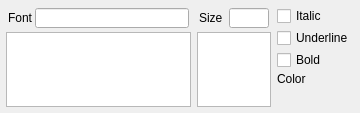
<ui version="4.0" >
 <class>uorTextFontProp</class>
 <widget class="QWidget" name="uorTextFontProp" >
  <property name="geometry" >
   <rect>
    <x>0</x>
    <y>0</y>
    <width>360</width>
    <height>113</height>
   </rect>
  </property>
  <property name="sizePolicy" >
   <sizepolicy>
    <hsizetype>1</hsizetype>
    <vsizetype>1</vsizetype>
    <horstretch>0</horstretch>
    <verstretch>0</verstretch>
   </sizepolicy>
  </property>
  <property name="minimumSize" >
   <size>
    <width>360</width>
    <height>102</height>
   </size>
  </property>
  <property name="maximumSize" >
   <size>
    <width>16777215</width>
    <height>16777215</height>
   </size>
  </property>
  <property name="sizeIncrement" >
   <size>
    <width>0</width>
    <height>0</height>
   </size>
  </property>
  <property name="windowTitle" >
   <string>Form</string>
  </property>
  <layout class="QGridLayout" >
   <property name="margin" >
    <number>2</number>
   </property>
   <property name="spacing" >
    <number>2</number>
   </property>
   <item row="0" column="0" >
    <layout class="QGridLayout" >
     <property name="margin" >
      <number>2</number>
     </property>
     <property name="spacing" >
      <number>2</number>
     </property>
     <item row="0" column="0" >
      <layout class="QVBoxLayout" >
       <property name="margin" >
        <number>2</number>
       </property>
       <property name="spacing" >
        <number>2</number>
       </property>
       <item>
        <layout class="QHBoxLayout" >
         <property name="margin" >
          <number>2</number>
         </property>
         <property name="spacing" >
          <number>2</number>
         </property>
         <item>
          <widget class="QLabel" name="label_2" >
           <property name="sizePolicy" >
            <sizepolicy>
             <hsizetype>0</hsizetype>
             <vsizetype>0</vsizetype>
             <horstretch>0</horstretch>
             <verstretch>0</verstretch>
            </sizepolicy>
           </property>
           <property name="text" >
            <string>Font</string>
           </property>
          </widget>
         </item>
         <item>
          <widget class="QLineEdit" name="m_fontName" >
           <property name="sizePolicy" >
            <sizepolicy>
             <hsizetype>7</hsizetype>
             <vsizetype>0</vsizetype>
             <horstretch>0</horstretch>
             <verstretch>0</verstretch>
            </sizepolicy>
           </property>
           <property name="minimumSize" >
            <size>
             <width>130</width>
             <height>20</height>
            </size>
           </property>
           <property name="maximumSize" >
            <size>
             <width>16777215</width>
             <height>20</height>
            </size>
           </property>
          </widget>
         </item>
        </layout>
       </item>
       <item>
        <widget class="QListWidget" name="m_listFonts" >
         <property name="sizePolicy" >
          <sizepolicy>
           <hsizetype>1</hsizetype>
           <vsizetype>1</vsizetype>
           <horstretch>0</horstretch>
           <verstretch>0</verstretch>
          </sizepolicy>
         </property>
         <property name="minimumSize" >
          <size>
           <width>150</width>
           <height>50</height>
          </size>
         </property>
         <property name="sizeIncrement" >
          <size>
           <width>0</width>
           <height>0</height>
          </size>
         </property>
         <property name="baseSize" >
          <size>
           <width>160</width>
           <height>60</height>
          </size>
         </property>
         <property name="styleSheet" >
          <string>QListWidget { show-decoration-selected: 1;}</string>
         </property>
         <property name="sortingEnabled" >
          <bool>true</bool>
         </property>
        </widget>
       </item>
      </layout>
     </item>
     <item row="0" column="1" >
      <layout class="QVBoxLayout" >
       <property name="margin" >
        <number>2</number>
       </property>
       <property name="spacing" >
        <number>2</number>
       </property>
       <item>
        <layout class="QHBoxLayout" >
         <property name="margin" >
          <number>2</number>
         </property>
         <property name="spacing" >
          <number>6</number>
         </property>
         <item>
          <widget class="QLabel" name="label_3" >
           <property name="sizePolicy" >
            <sizepolicy>
             <hsizetype>0</hsizetype>
             <vsizetype>0</vsizetype>
             <horstretch>0</horstretch>
             <verstretch>0</verstretch>
            </sizepolicy>
           </property>
           <property name="text" >
            <string>Size</string>
           </property>
           <property name="openExternalLinks" >
            <bool>false</bool>
           </property>
          </widget>
         </item>
         <item>
          <widget class="QLineEdit" name="m_size" >
           <property name="sizePolicy" >
            <sizepolicy>
             <hsizetype>0</hsizetype>
             <vsizetype>0</vsizetype>
             <horstretch>0</horstretch>
             <verstretch>0</verstretch>
            </sizepolicy>
           </property>
           <property name="minimumSize" >
            <size>
             <width>40</width>
             <height>0</height>
            </size>
           </property>
           <property name="maximumSize" >
            <size>
             <width>60</width>
             <height>20</height>
            </size>
           </property>
          </widget>
         </item>
        </layout>
       </item>
       <item>
        <widget class="QListWidget" name="m_sizeList" >
         <property name="sizePolicy" >
          <sizepolicy>
           <hsizetype>0</hsizetype>
           <vsizetype>1</vsizetype>
           <horstretch>0</horstretch>
           <verstretch>0</verstretch>
          </sizepolicy>
         </property>
         <property name="minimumSize" >
          <size>
           <width>50</width>
           <height>50</height>
          </size>
         </property>
         <property name="maximumSize" >
          <size>
           <width>80</width>
           <height>16777215</height>
          </size>
         </property>
         <property name="sizeIncrement" >
          <size>
           <width>0</width>
           <height>1</height>
          </size>
         </property>
         <property name="baseSize" >
          <size>
           <width>50</width>
           <height>60</height>
          </size>
         </property>
         <property name="styleSheet" >
          <string>QListWidget { show-decoration-selected: 1;}</string>
         </property>
        </widget>
       </item>
      </layout>
     </item>
     <item row="0" column="2" >
      <layout class="QVBoxLayout" >
       <property name="margin" >
        <number>2</number>
       </property>
       <property name="spacing" >
        <number>2</number>
       </property>
       <item>
        <widget class="QCheckBox" name="m_chbItalic" >
         <property name="sizePolicy" >
          <sizepolicy>
           <hsizetype>0</hsizetype>
           <vsizetype>0</vsizetype>
           <horstretch>0</horstretch>
           <verstretch>0</verstretch>
          </sizepolicy>
         </property>
         <property name="text" >
          <string>Italic</string>
         </property>
        </widget>
       </item>
       <item>
        <widget class="QCheckBox" name="m_chbUnderline" >
         <property name="sizePolicy" >
          <sizepolicy>
           <hsizetype>0</hsizetype>
           <vsizetype>0</vsizetype>
           <horstretch>0</horstretch>
           <verstretch>0</verstretch>
          </sizepolicy>
         </property>
         <property name="text" >
          <string>Underline</string>
         </property>
        </widget>
       </item>
       <item>
        <widget class="QCheckBox" name="chbBold" >
         <property name="sizePolicy" >
          <sizepolicy>
           <hsizetype>0</hsizetype>
           <vsizetype>0</vsizetype>
           <horstretch>0</horstretch>
           <verstretch>0</verstretch>
          </sizepolicy>
         </property>
         <property name="text" >
          <string>Bold</string>
         </property>
        </widget>
       </item>
         <item>
          <widget class="QLabel" name="labelColor" >
           <property name="sizePolicy" >
            <sizepolicy>
             <hsizetype>0</hsizetype>
             <vsizetype>0</vsizetype>
             <horstretch>0</horstretch>
             <verstretch>0</verstretch>
            </sizepolicy>
           </property>
           <property name="text" >
            <string>Color</string>
           </property>
           <property name="buddy" >
            <cstring>m_cBoxColor</cstring>
           </property>
          </widget>
         </item>
         <item>
          <widget class="QFrame" name="m_colFrm" >
           <property name="sizePolicy" >
            <sizepolicy>
             <hsizetype>1</hsizetype>
             <vsizetype>1</vsizetype>
             <horstretch>0</horstretch>
             <verstretch>0</verstretch>
            </sizepolicy>
           </property>
           <property name="minimumSize" >
            <size>
             <width>70</width>
             <height>20</height>
            </size>
           </property>
           <property name="frameShape" >
            <enum>QFrame::NoFrame</enum>
           </property>
           <property name="frameShadow" >
            <enum>QFrame::Plain</enum>
           </property>
           <property name="lineWidth" >
            <number>0</number>
           </property>
          </widget>
         </item>
       <item>
        <spacer>
         <property name="orientation" >
          <enum>Qt::Vertical</enum>
         </property>
         <property name="sizeType" >
          <enum>QSizePolicy::Expanding</enum>
         </property>
         <property name="sizeHint" >
          <size>
           <width>20</width>
           <height>2</height>
          </size>
         </property>
        </spacer>
       </item>
      </layout>
     </item>
    </layout>
   </item>
  </layout>
 </widget>
 <tabstops>
  <tabstop>m_fontName</tabstop>
  <tabstop>m_listFonts</tabstop>
  <tabstop>m_size</tabstop>
  <tabstop>m_sizeList</tabstop>
  <tabstop>m_chbItalic</tabstop>
  <tabstop>m_chbUnderline</tabstop>
  <tabstop>chbBold</tabstop>
 </tabstops>
 <resources/>
 <connections/>
</ui>
